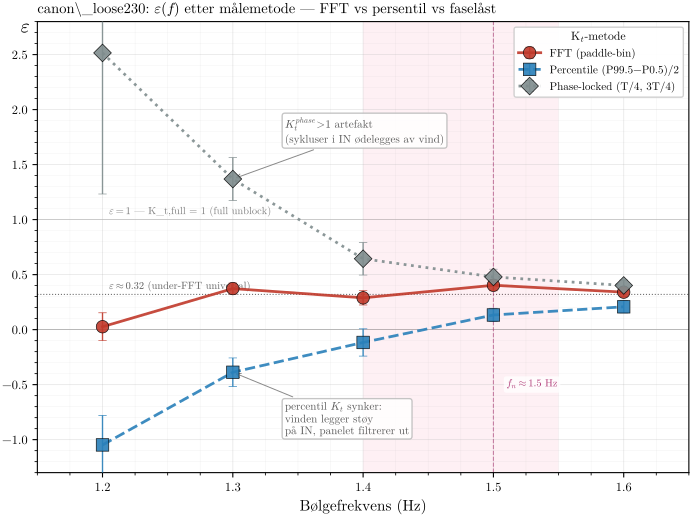

Reproduce this figure in Python.
"""
ε(f) for canon_loose230 — three K_t methods overlaid (scratch)
=================================================================

Same ε = ΔK_t / (1 − K_t_nowind) metric as transition_lift_fraction_eps.py,
restricted to canon_loose230 (most data, n ≥ 22+15 at 1.3 Hz). Three lines:

  - solid FFT (paddle-bin amplitude) — robust, filters wind chop
  - dashed percentile (P99.5−P0.5)/2 — captures full time-domain envelope
                                       including wind chop
  - dotted phase-locked (T/4, 3T/4 samples per cycle) — breaks under wind
                                                       due to upcrossing
                                                       contamination on IN

At low freq (1.2–1.4 Hz) the methods strongly diverge: FFT says wind
slightly enhances K_t, percentile says wind reduces it (wind adds noise
envelope to IN), phase-locked produces K_t > 1 artefacts (cycle
detection fails on wind-contaminated IN).

At high freq (1.5+ Hz) all three methods agree on sign.

Use this for the methodology section to motivate FFT-based K_t.

Run from repo root:
    conda run -n draumkvedet python analysis_scratch/transition_eps_methods_loose230.py
"""

import sys
import warnings
from pathlib import Path
import glob

warnings.filterwarnings("ignore")

import numpy as np
import pandas as pd
import matplotlib

matplotlib.use("Agg")
import matplotlib.pyplot as plt
import matplotlib.lines as mlines
from matplotlib.ticker import MultipleLocator

BASE = Path(__file__).resolve().parent.parent
sys.path.insert(0, str(BASE))
import os
os.chdir(BASE)

from wavescripts.improved_data_loader import load_analysis_data, get_configuration_for_date
from wavescripts.plot_utils import apply_thesis_style, apply_horizontal_ylabel

apply_thesis_style()

OUT_PDF = Path(__file__).parent / "transition_eps_methods_loose230.pdf"

# ── 1. Load ───────────────────────────────────────────────────────────────────
print("1. Loading …")
all_dirs = sorted(glob.glob(str(BASE / "waveprocessed" / "PROCESSED-*")))
meta, _, _, _ = load_analysis_data(*all_dirs, load_processed=False)

m = meta[
    meta["WaveFrequencyInput [Hz]"].notna()
    & (meta["WaveFrequencyInput [Hz]"] > 0)
    & (meta["WaveFrequencyInput [Hz]"].between(1.2, 1.6))
    & meta["PanelCondition"].isin(["full", "reverse"])
    & meta["WindCondition"].isin(["no", "full"])
    & (meta["quality_flag"] == "ok")
    & meta["OUT/IN (FFT)"].notna()
    & (meta["OUT/IN (FFT)"].between(0.1, 2.0))
    & (meta["Mooring"] == "below_90_loose230")
    & meta["in_probes_used"].notna()
    & meta["out_probes_used"].notna()
].copy()
m["file_date_dt"] = pd.to_datetime(m["file_date"]).dt.tz_localize(None)
m["cfg"] = m["file_date_dt"].apply(lambda d: get_configuration_for_date(d).name if pd.notnull(d) else "")
m = m[m["cfg"] == "march2026_better_rearranging"].copy()
print(f"   {len(m)} canon_loose230 wave runs in 1.2–1.6 Hz band")

# ── 2. K_t under three methods ────────────────────────────────────────────────
def a_method(row, suffix):
    inp = [p.strip() for p in str(row["in_probes_used"]).split("+")]
    out = [p.strip() for p in str(row["out_probes_used"]).split("+")]
    try:
        ai = np.nanmean([row[f"Probe {p} Amplitude{suffix}"] for p in inp])
        ao = np.nanmean([row[f"Probe {p} Amplitude{suffix}"] for p in out])
        return ai, ao
    except KeyError:
        return np.nan, np.nan

for label, suffix in [("tot", ""), ("fft", " (FFT)"), ("phase", " (phase) mean")]:
    cols = m.apply(lambda r: pd.Series(a_method(r, suffix),
                                       index=[f"A_IN_{label}", f"A_OUT_{label}"]), axis=1)
    m = pd.concat([m, cols], axis=1)
    m[f"Kt_{label}"] = m[f"A_OUT_{label}"] / m[f"A_IN_{label}"]

# Cell aggregation: (freq, wind)
agg = (m.groupby(["WaveFrequencyInput [Hz]", "WindCondition"])
        .agg(n=("Kt_fft", "size"),
             **{f"Kt_{lbl}_mean": (f"Kt_{lbl}", "mean") for lbl in ["tot", "fft", "phase"]},
             **{f"Kt_{lbl}_std":  (f"Kt_{lbl}", "std")  for lbl in ["tot", "fft", "phase"]})
        .reset_index())
piv = agg.pivot_table(index="WaveFrequencyInput [Hz]",
                      columns="WindCondition",
                      values=["n"] +
                             [f"Kt_{lbl}_mean" for lbl in ["tot", "fft", "phase"]] +
                             [f"Kt_{lbl}_std"  for lbl in ["tot", "fft", "phase"]])
piv.columns = [f"{a}_{b}" for a, b in piv.columns]
piv = piv.reset_index().dropna(subset=[f"Kt_{lbl}_mean_full" for lbl in ["fft"]])

# ε per method
for lbl in ["tot", "fft", "phase"]:
    piv[f"d_{lbl}"]    = piv[f"Kt_{lbl}_mean_full"] - piv[f"Kt_{lbl}_mean_no"]
    piv[f"blk_{lbl}"]  = 1.0 - piv[f"Kt_{lbl}_mean_no"]
    piv[f"eps_{lbl}"]  = piv[f"d_{lbl}"] / piv[f"blk_{lbl}"]
    # SE
    def _se(s, n):
        return np.where(np.isfinite(s), s / np.sqrt(np.maximum(n, 1)), np.nan)
    se_full = _se(piv[f"Kt_{lbl}_std_full"], piv["n_full"])
    se_no   = _se(piv[f"Kt_{lbl}_std_no"],   piv["n_no"])
    piv[f"se_eps_{lbl}"] = np.sqrt(
        (se_full / piv[f"blk_{lbl}"])**2
        + (se_no  * (piv[f"Kt_{lbl}_mean_full"] - 1) / piv[f"blk_{lbl}"]**2)**2
    )
    # Mask very-small-blockage cells (only matters for tot since others stay well-blocked)
    piv.loc[piv[f"blk_{lbl}"] < 0.10, f"eps_{lbl}"] = np.nan

print("\nε per method, canon_loose230 1.2–1.6 Hz:")
cols_show = ["WaveFrequencyInput [Hz]", "n_no", "n_full",
             "Kt_fft_mean_no", "Kt_fft_mean_full", "eps_fft",
             "Kt_tot_mean_no", "Kt_tot_mean_full", "eps_tot",
             "Kt_phase_mean_no", "Kt_phase_mean_full", "eps_phase"]
print(piv[cols_show].round(3).to_string(index=False))

# ── 3. Figure ─────────────────────────────────────────────────────────────────
fig, ax = plt.subplots(figsize=(7.5, 5.5))

# Reference horizontal lines
ax.axhline(0.32, color="black", lw=0.8, ls=":", alpha=0.55, zorder=1)
ax.text(1.205, 0.34, r"$\varepsilon \approx 0.32$ (under-FFT universal)",
        ha="left", va="bottom", fontsize=7.5, color="#444444", alpha=0.85)
ax.axhline(0.0, color="black", lw=0.5, ls="-", alpha=0.4, zorder=1)
ax.axhline(1.0, color="black", lw=0.5, ls="-", alpha=0.25, zorder=1)
ax.text(1.205, 1.02, r"$\varepsilon = 1$ — K_t,full = 1 (full unblock)",
        ha="left", va="bottom", fontsize=7.5, color="#666666", alpha=0.85)

# Transition band (panel-resonance shading)
ax.axvspan(1.40, 1.55, color="#E91E63", alpha=0.07, lw=0, zorder=1)

# Three method lines (canon_loose230's salmon as base, vary linestyle)
BASE_COLOR = "#FCAE91"   # canon_loose230 salmon (matches sibling figures)
STYLES = [
    ("eps_fft",   "se_eps_fft",   "FFT (paddle-bin)",       "-",  "o",  9,  2.0),
    ("eps_tot",   "se_eps_tot",   "Percentile (P99.5−P0.5)/2","--", "s",  9,  2.0),
    ("eps_phase", "se_eps_phase", "Phase-locked (T/4, 3T/4)", ":", "D",  9,  2.0),
]
METHOD_COLOR = {
    "eps_fft":   "#C0392B",   # darker red — robust paddle method
    "eps_tot":   "#2980B9",   # blue — total envelope (different physical Q)
    "eps_phase": "#7F8C8D",   # grey — diagnostic / artefact under wind
}

for col, se_col, label, ls, marker, ms, lw in STYLES:
    sub = piv.sort_values("WaveFrequencyInput [Hz]")
    color = METHOD_COLOR[col]
    ax.errorbar(sub["WaveFrequencyInput [Hz]"], sub[col],
                yerr=sub[se_col],
                marker=marker, markersize=ms, markerfacecolor=color,
                markeredgecolor="black", markeredgewidth=0.5,
                linestyle=ls, linewidth=lw, color=color, alpha=0.90,
                ecolor=color, elinewidth=1.0, capsize=3, capthick=1.0,
                label=label, zorder=3)

# Panel-resonance annotation
ax.axvline(1.50, color="#A11860", lw=0.8, ls="--", alpha=0.5)
ax.text(1.51, -0.55, r"$f_n \approx 1.5$ Hz",
        ha="left", va="bottom", fontsize=7.5,
        color="#A11860", alpha=0.85,
        bbox=dict(boxstyle="round,pad=0.25",
                  facecolor="white", alpha=0.75, edgecolor="none"))

# Annotations: highlight K_t_phase > 1 artefact
ax.annotate(r"$K_t^{phase}\!>\!1$ artefakt" + "\n(sykluser i IN ødelegges av vind)",
            xy=(1.30, 1.369), xytext=(1.34, 1.7),
            fontsize=8, color="#555555",
            arrowprops=dict(arrowstyle="->", color="#888888", lw=0.7),
            bbox=dict(boxstyle="round,pad=0.25",
                      facecolor="white", alpha=0.85, edgecolor="#bbbbbb"))
ax.annotate(r"percentil $K_t$ synker:" + "\nvinden legger støy" + "\npå IN, panelet filtrerer ut",
            xy=(1.30, -0.388), xytext=(1.34, -0.95),
            fontsize=8, color="#555555",
            arrowprops=dict(arrowstyle="->", color="#888888", lw=0.7),
            bbox=dict(boxstyle="round,pad=0.25",
                      facecolor="white", alpha=0.85, edgecolor="#bbbbbb"))

ax.set_xlabel("Bølgefrekvens (Hz)", fontsize=11)
ax.xaxis.set_major_locator(MultipleLocator(0.1))
ax.xaxis.set_minor_locator(MultipleLocator(0.025))
ax.set_xlim(1.15, 1.65)
ax.yaxis.set_major_locator(MultipleLocator(0.5))
ax.yaxis.set_minor_locator(MultipleLocator(0.1))
ax.set_ylim(-1.3, 2.8)
ax.grid(which="major", alpha=0.30, lw=0.6)
ax.grid(which="minor", alpha=0.15, lw=0.4)

ax.set_title(r"canon\_loose230: $\varepsilon(f)$ etter målemetode "
             r"— FFT vs persentil vs faselåst",
             fontsize=10.5, loc="left")
apply_horizontal_ylabel(ax, r"$\varepsilon$", fontsize=14)

leg = ax.legend(loc="upper right", fontsize=8, framealpha=0.92,
                title="K$_t$-metode", title_fontsize=8.5)

fig.subplots_adjust(left=0.10, right=0.97, top=0.92, bottom=0.10)
fig.savefig(OUT_PDF, bbox_inches="tight", pad_inches=0.02)
print(f"\nSaved → {OUT_PDF.relative_to(BASE)}")
plt.close(fig)
print("Done.")
